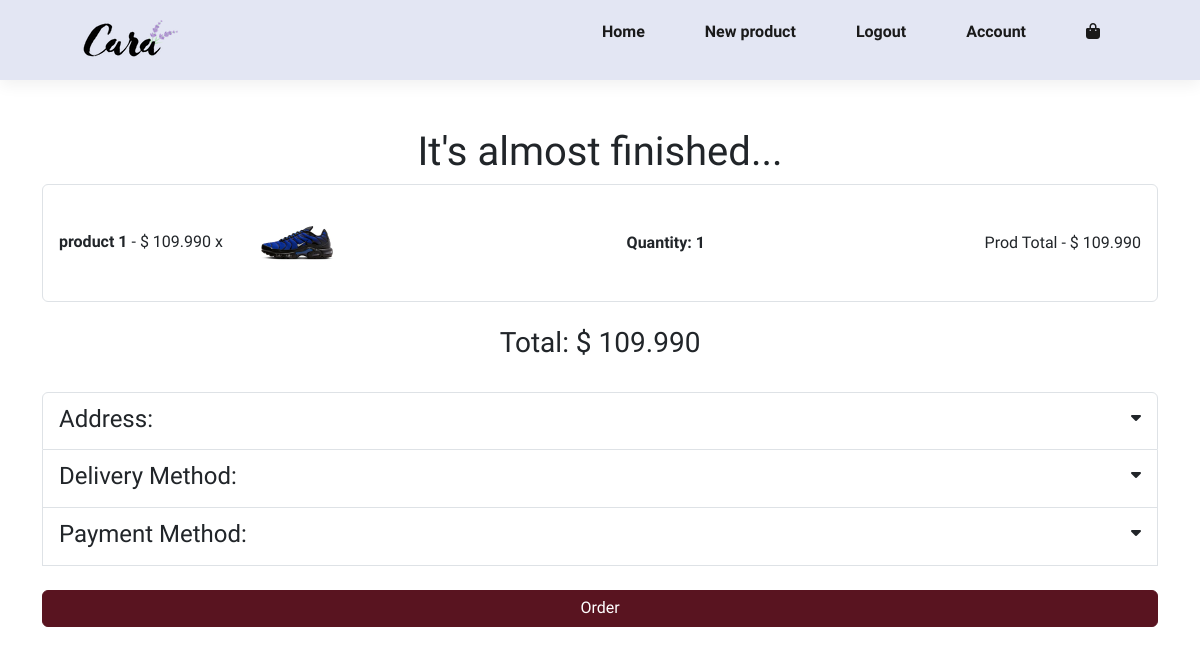
Before: /cart/checkout/ (signed in) with the older database file.
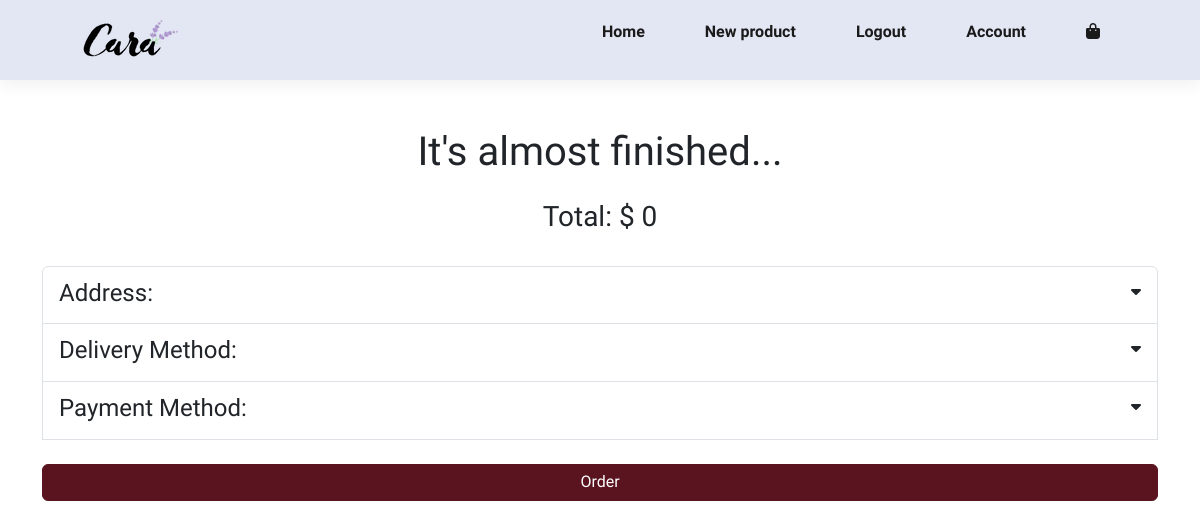
After: the same page with the newer database file.
### apps/cart/models.py (models this page shows)
class CartItem(models.Model):
    user = models.ForeignKey(
        to=User,
        on_delete=models.SET_NULL,
        null=True,
        blank=False,
        related_name="cart_item"
    )
    product = models.ForeignKey(Product, on_delete=models.CASCADE)
    quantity = models.PositiveIntegerField(default=1)
    added_at = models.DateTimeField(auto_now_add=True)
    def total_price(self):
        return self.product.price * self.quantity
    def __str__(self):
        return f'{self.quantity} x {self.product.name}'

### apps/main/models.py (models this page shows, shortened)
class Product(models.Model):
    name = models.CharField(max_length=50, null=False, blank=False, default='Image')
    description = models.CharField(max_length=100, null=True, blank=True)
    image = models.ImageField(upload_to='fotos/%Y/%m/%d', blank=False, null=True, default=None)
    price = models.DecimalField(max_digits=10, decimal_places=3, blank=False, null=False, default=None)
    user = models.ForeignKey(
        to=User,
        on_delete=models.SET_NULL,
        null=True,
        blank=False,
        related_name="user"
    )

### apps/cart/views.py (the view)
    def wrapper(request, *args, **kwargs):
        if not request.user.is_authenticated:
            return redirect('login')
        return view_func(request, *args, **kwargs)

### apps/cart/views.py (called while the page is built, shortened)
def custom_login_required(view_func):
    def wrapper(request, *args, **kwargs):
        if not request.user.is_authenticated:
            return redirect('login')
        return view_func(request, *args, **kwargs)
    return wrapper

@custom_login_required
def checkout(request):
    cart_items = CartItem.objects.filter(user=request.user)
    print(cart_items)
    total_price = sum(item.product.price * item.quantity for item in cart_items)
    form = AddressForm(request.POST or None)
    context = {
        "cart_items": cart_items,
        "total": total_price,
        "form": form,
    }
    return render(request, "cart-temp/checkout.html", context)

### apps/cart/templates/cart-temp/checkout.html (shortened to what this page needs)
{% extends 'cart-temp/base.html' %}
{% load static %}
{% block content %}
    <section id="Checkout-page">
        <div class="container mt-5">
            <form action="{% url 'cart:checkout' %}" method="POST">
            <h1 class="h1 text-center">It's almost finished...</h1>
            {% if cart_items %}
                <ul class="list-group">
                    {% for item in cart_items %}
                        <li class="list-group-item d-flex justify-content-between align-items-center">
                            <div>
                                <span class="fw-bold">{{ item.product.name }}</span> - $ {{ item.product.price }} x
                                <img class="image-cart" src="{{ item.product.image.url }}" alt="">
                            </div>
                            <div>
                                <span class="fw-bold">Quantity: {{item.quantity}}</span>
                            </div>
                            <div>
                                Prod Total - $ {{ item.total_price }}
                            </div>
                        </li>
                    {% endfor %}
                </ul>
            {% endif %}
            <h3 class="h3 text-center mt-4">Total: $ {{ total }}</h3>
            <br>
                <ul class="list-group">
                    <li class="list-group-item d-flex flex-column align-items-center">
                        <div style="display: flex; justify-content: space-between; width: 100%;">
                            <h4 class="h4 mt-1">Address:</h4>
                            <i id="showAdress" class="fa-solid fa-caret-down mt-2" onclick="toggleAddress()" style="cursor: pointer;"></i>
                        </div>
                    </li>
                    <li class="list-group-item d-flex flex-column align-items-center">
                        <div style="display: flex; justify-content: space-between; width: 100%;">
                            <h4 class="h4 mt-1">Delivery Method:</h4>
                            <i id="showDelivery" class="fa-solid fa-caret-down mt-2" onclick="toggleDelivery()" style="cursor: pointer;"></i>
                        </div>
                    </li>
                    <li class="list-group-item d-flex flex-column align-items-center">
                        <div style="display: flex; justify-content: space-between; width: 100%;">
                            <h4 class="h4 mt-1">Payment Method:</h4>
                            <i id="showPayment" class="fa-solid fa-caret-down mt-2" onclick="togglePayment()" style="cursor: pointer;"></i>
                        </div>
                    </li>
                    <br>
                    <div class="col-12 text-center">
                        <button class="btn btn-success col-12"
                                style="padding-top: 5px; background-color: #591420 !important; border-color: #591420 !important;"
                                type="submit">
                            Order
                        </button>
                    </div>
                </ul>
            </form>
        </div>
    </section>
{% endblock %}

Changed rows visible on the page:
removed CartItem: product.name "product 1", product.price "109.990", product.image (picture), quantity "1", total_price "109.990"
Other visible differences:
{{ total }}: "109.990" → "0"
